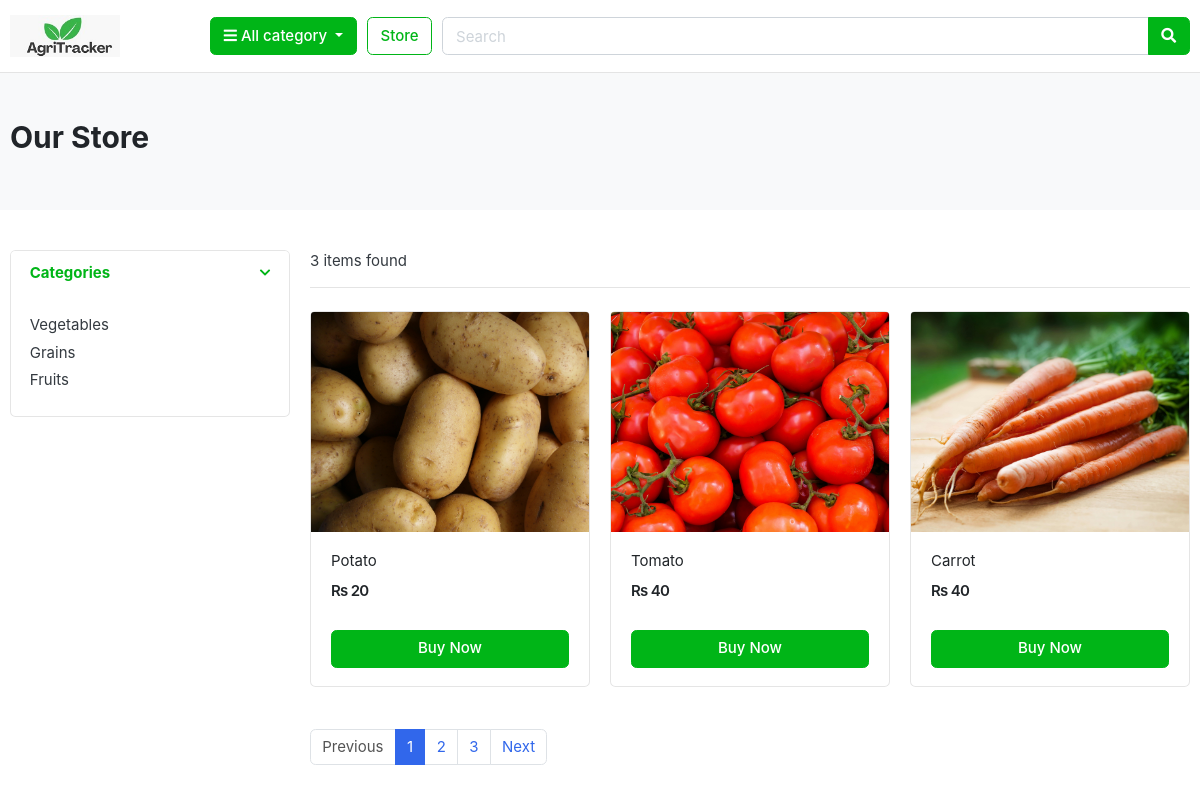
/store/vegetables/, run on the app's committed database.
### category/models.py (models this page shows, shortened)
class Category(models.Model):
    category_name = models.CharField(max_length=50,unique=True)
    slug=models.SlugField(max_length=100,unique=True)
    description= models.TextField(max_length=255,blank=True)
    cat_image = models.ImageField(upload_to='photos/categories/',blank=True)
    class Meta:
        verbose_name = 'category'
        verbose_name_plural= 'categories'
    def get_url(self):
        return reverse('products_by_category',args=[self.slug])

### store/models.py (models this page shows, shortened)
class Product(models.Model):
    product_name = models.CharField(max_length=200,unique=True)
    slug = models.SlugField(max_length=200,unique=True)
    description = models.TextField(max_length=800,unique=True)
    price = models.IntegerField()
    images = models.ImageField(upload_to='photos/products')
    stock = models.IntegerField()
    is_available = models.BooleanField(default=True)
    category = models.ForeignKey(Category,on_delete=models.CASCADE)
    created_date= models.DateTimeField(auto_now_add=True)
    modified_date = models.DateTimeField(auto_now=True)
    def get_url(self):
        return reverse('product_detail',args=[self.category.slug,self.slug])

### store/views.py (the view)
# urls.py: path('store/',include('store.urls')),
def store(request,category_slug=None):
    categories = None
    products= None
    if category_slug!=None:
        categories =get_object_or_404(Category, slug=category_slug)
        products = Product.objects.filter(category=categories,is_available=True)
        product_count=products.count()
    else:
        products = Product.objects.all().filter(is_available=True)
        product_count=products.count()
    context={
        'products':products,
        'product_count':product_count
    }
    return render(request, 'store/store.html',context)

### category/context_processors.py (called while the page is built)
def menu_links(request):
    links=Category.objects.all()
    return dict(links=links)

### templates/store/store.html (shortened to what this page needs)
{% load static %}
{% include 'header1.html' %}
<header class="section-header">
<section class="header-main border-bottom">
	<div class="container">
		<div class="row align-items-center">
			<div class="col-lg-2 col-md-3 col-6">
				<a href="{% url 'home' %}" class="brand-wrap">
					<img class="logo" src="{% static 'images/agritracker_logo.jpeg' %}">
				</a>
			</div>
			<div class="col-lg col-sm col-md col-6 flex-grow-0">
				<div class="category-wrap dropdown d-inline-block float-right">
					<button type="button" class="btn btn-success dropdown-toggle" data-toggle="dropdown">
						<i class="fa fa-bars"></i> All category
					</button>
				</div>
			</div>
			<a href="{% url 'store' %}" class="btn btn-outline-success">Store</a>
			<div class="col-lg col-md-6 col-sm-12 col">
				<form action="{% url 'store_search' %}" method="GET" class="search">
					<div class="input-group w-100">
						<input type="text" class="form-control" style="width:60%;" placeholder="Search" name="keyword">
						<div class="input-group-append">
							<button class="btn btn-success" type="submit">
								<i class="fa fa-search"></i>
							</button>
						</div>
					</div>
				</form>
			</div>
		</div>
	</div>
</section>
</header>
<section class="section-pagetop bg">
	<div class="container">
		<h2 class="title-page">
			{% if request.GET.keyword %}
				Search results for "{{ request.GET.keyword }}"
			{% else %}
				Our Store
			{% endif %}
		</h2>
	</div>
</section>
<section class="section-content padding-y">
	<div class="container">
		<div class="row">
			<aside class="col-md-3">
				<div class="card">
					<article class="filter-group">
						<header class="card-header">
							<a href="#" data-toggle="collapse" data-target="#collapse_1" aria-expanded="true">
								<i class="icon-control fa fa-chevron-down text-success"></i>
								<h6 class="title text-success">Categories</h6>
							</a>
						</header>
						<div class="filter-content collapse show" id="collapse_1">
							<div class="card-body">
								<ul class="list-menu">
									{% for category in links %}
										<li><a href="{{ category.get_url }}"> {{ category.category_name }} </a></li>
									{% endfor %}
								</ul>
							</div>
						</div>
					</article>
				</div>
			</aside>
			<main class="col-md-9">
				<header class="border-bottom mb-4 pb-3">
					<div class="form-inline">
						<span class="mr-md-auto">{{ product_count }} items found</span>
					</div>
				</header>
				<div class="row">
					{% if products %}
						{% for product in products %}
							<div class="col-md-4">
								<figure class="card card-product-grid">
									<div class="img-wrap">
										<img src="{{ product.images.url }}" alt="{{ product.product_name }}">
									</div>
									<figcaption class="info-wrap">
										<div class="fix-height">
											<a href="{{ product.get_url }}" class="title">{{ product.product_name }}</a>
											<div class="price-wrap mt-2">
												<span class="price">Rs {{ product.price }}</span>
											</div>
										</div>
										<a href="{{ product.get_url }}" class="btn btn-block btn-success">Buy Now</a>
									</figcaption>
								</figure>
							</div>
						{% endfor %}
					{% else %}
						<div class="col-12">
							<h2 class="text-danger">No results found. Please try again.</h2>
						</div>
					{% endif %}
				</div>
				<nav class="mt-4" aria-label="Page navigation sample">
					<ul class="pagination">
						<li class="page-item disabled"><a class="page-link" href="#">Previous</a></li>
						<li class="page-item active"><a class="page-link" href="#">1</a></li>
						<li class="page-item"><a class="page-link" href="#">2</a></li>
						<li class="page-item"><a class="page-link" href="#">3</a></li>
						<li class="page-item"><a class="page-link" href="#">Next</a></li>
					</ul>
				</nav>
			</main>
		</div>
	</div>
</section>

### agritracker_main/static/css/ui.css (style rules this page uses)
html { font-family: "Inter", sans-serif; font-size: 15px; }
.img-wrap { text-align: center; display: block; }
.img-wrap img { max-width: 100%; }
.price-wrap { letter-spacing: -0.7px; }
.padding-y { padding-top: 40px; padding-bottom: 40px; }
figure { margin-bottom: 0; }
article:after, .form-group:after { display: block; clear: both; content: ""; }
.bg { background-color: #f8f9fa; }
.title-page { color: #212529; }
.header-main { position: relative; padding-top: 1rem; padding-bottom: 1rem; }
.brand-wrap .logo, .navbar-brand .logo { margin-right: 7px; max-height: 42px; display: inline-block; }
[class*=list-] li:after { visibility: hidden; display: block; content: ""; overflow: hidden; height: 0; clear: both; }
.list-menu { list-style: none; margin: 0; padding-left: 0; }
.list-menu li { margin-bottom: 5px; }
.list-menu a { color: #343a40; }
[class*=card-product] a.title { color: #212529; display: block; }
[class*=card-product] .img-wrap { overflow: hidden; position: relative; }
[class*=card-product] .img-wrap img { height: 100%; max-width: 100%; width: auto; display: inline-block; -o-object-fit: cover; object-fit: cover; }
.card-product-grid { margin-bottom: 20px; }
.card-product-grid .img-wrap { border-radius: 0.2rem 0.2rem 0 0; height: 220px; }
.card-product-grid .info-wrap { overflow: hidden; padding: 18px 20px; }
.card-product-grid .fix-height { height: 80px; overflow: hidden; }
.card .img-wrap { overflow: hidden; }
.price { font-weight: 600; color: #212529; }
.icon-control { margin-top: 5px; float: right; font-size: 80%; }
.card-header .title { margin-bottom: 0; line-height: 1.5; }
.filter-group { border-bottom: 1px solid #e4e4e4; }
.filter-group .card-header { border-bottom: 0; }
.filter-group:last-child { border-bottom: 0; }
.section-pagetop { padding: 45px 0; }

### data on the page
Category: category_name "Vegetables"
Category: category_name "Grains"
Category: category_name "Fruits"
Product: images (placeholder picture), product_name "Potato", price "20"
Product: images (picture), product_name "Tomato", price "40"
Product: images (picture), product_name "Carrot", price "40"

### other printed values
{{ product_count }} "3"
